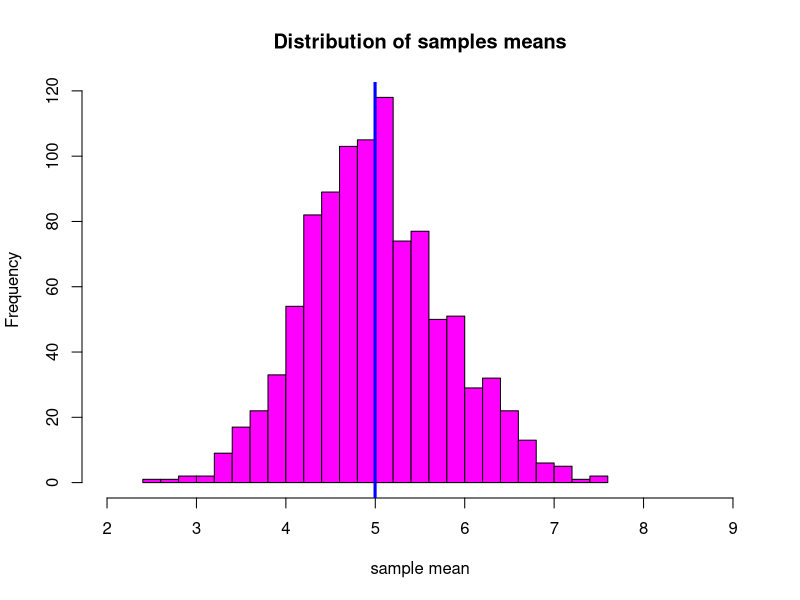
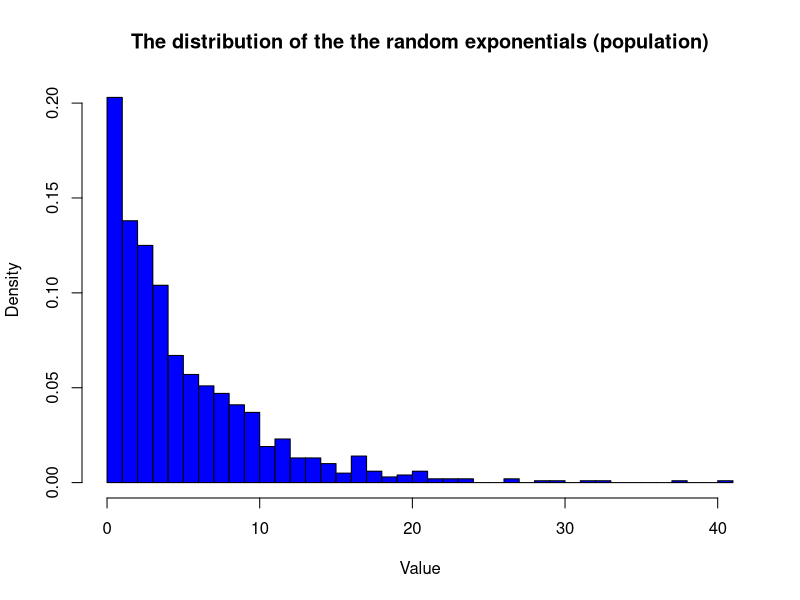
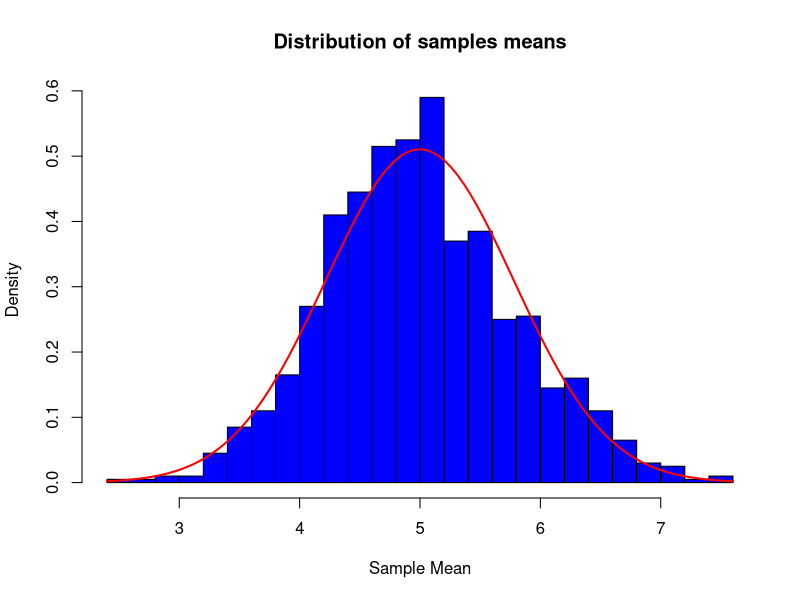

The R script that drew these images, in order:
## ---- chunk 1
knitr::opts_chunk$set(echo = TRUE)
## ---- chunk 2
lambda=0.2
sample_means=NULL
for (i in 1 : 1000) sample_means = c(sample_means, mean(rexp(40,rate =lambda)))
## ---- chunk 3
hist(sample_means,breaks = 20,xlim = c(2,9),col = "magenta",xlab = "sample mean",main="Distribution of samples means")
abline(v=mean(sample_means),col="blue",lwd=3)
## ---- chunk 4
print(paste("Sample Mean: ",mean(sample_means)))
print(paste("Therortical Mean: ",1/lambda))
## ---- chunk 5
print(paste("Theoretical Variance: ",1/lambda))
print(paste("sample Variance from our simulation: ",sd(sample_means)))
print (paste("sample varience from CLT: ",(1/lambda/sqrt(40))))
## ---- chunk 6
hist(rexp(1000,rate=lambda),breaks = 50,col = "blue",xlab = "Value",freq = F,main="The distribution of the the random exponentials (population)")

## ---- chunk 7
hist(sample_means,breaks = 20,col = "blue",xlab = "Sample Mean",main="Distribution of samples means",freq=F)
curve(dnorm(x, mean=mean(sample_means), sd=sd(sample_means)), add=TRUE, col="red", lwd=2) 
